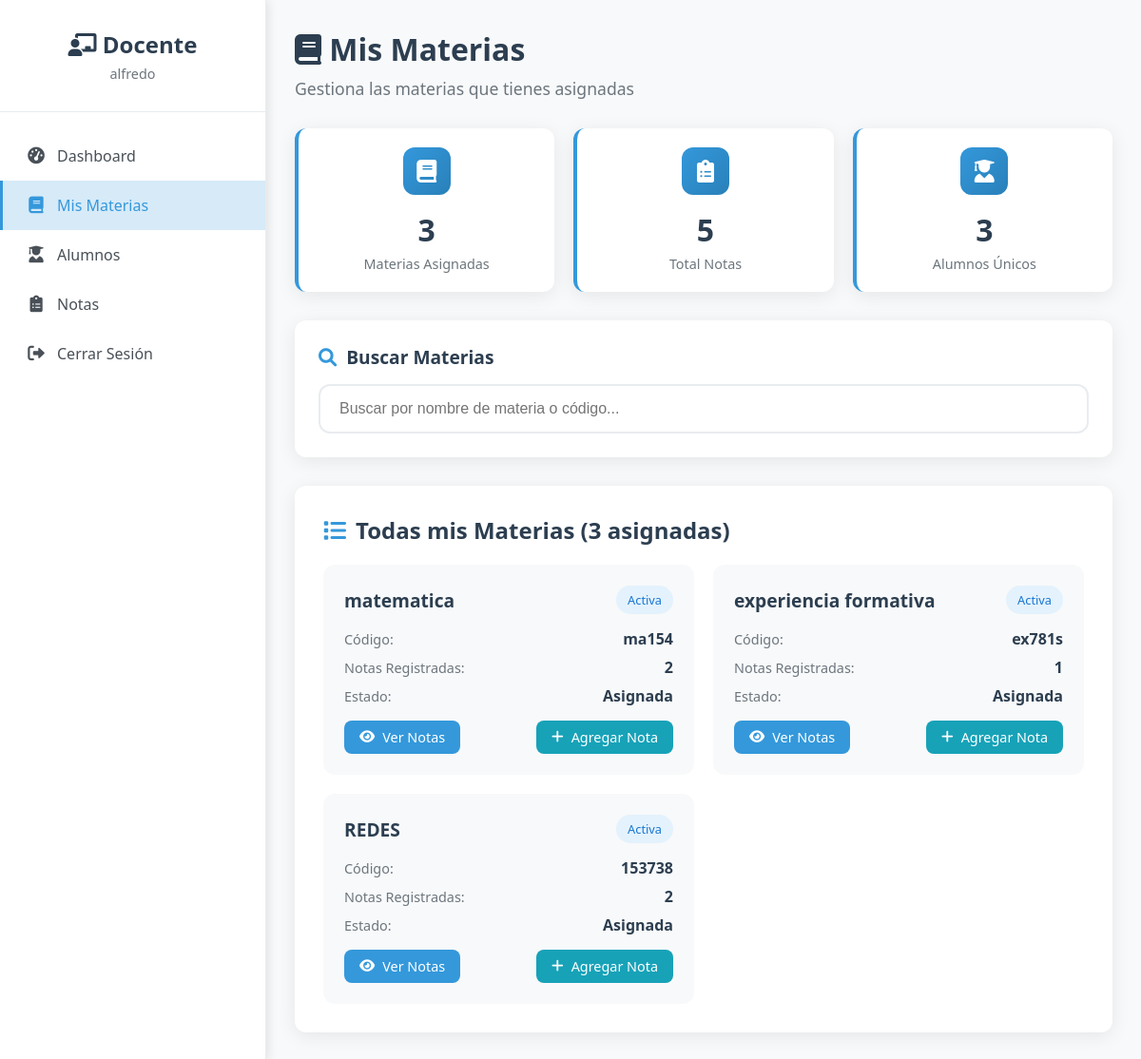
/docente/ver_materias (signed in), run on the app's committed database.
### app.py (models this page shows)
class Materia(db.Model):
    id = db.Column(db.Integer, primary_key=True)
    nombre = db.Column(db.String(100), nullable=False)
    codigo = db.Column(db.String(20), unique=True, nullable=False)
    docente_id = db.Column(db.Integer, db.ForeignKey('usuario.id'), nullable=False)
    docente = db.relationship('Usuario', backref=db.backref('materias', lazy=True))

### app.py (the view)
@app.route('/docente/ver_materias')
def docente_ver_materias():
    if not session.get('user_id') or session.get('tipo') != 'docente':
        return redirect(url_for('login'))
    docente_id = session['user_id']
    materias = Materia.query.filter_by(docente_id=docente_id).order_by(Materia.id.desc()).all()
    materias_con_notas = []
    total_notas = 0
    alumnos_unicos = set()
    for materia in materias:
        notas_count = Nota.query.filter_by(materia_id=materia.id).count()
        materias_con_notas.append((materia, notas_count))
        total_notas += notas_count
        notas_materia = Nota.query.filter_by(materia_id=materia.id).all()
        for nota in notas_materia:
            alumnos_unicos.add(nota.alumno_id)
    return render_template('docente/ver_materias_moderno.html',
                         materias=materias_con_notas,
                         total_notas=total_notas,
                         alumnos_unicos=len(alumnos_unicos))

### app.py (called while the page is built)
@app.context_processor
def inject_flash_cleanup():
    return dict()

### templates/docente/ver_materias_moderno.html (shortened to what this page needs)
<!DOCTYPE html>
<html lang="es">
<head>
    <link href="https://cdnjs.cloudflare.com/ajax/libs/font-awesome/6.0.0/css/all.min.css" rel="stylesheet">
</head>
<body>
    <div class="docente-dashboard">
        <div class="sidebar">
            <div class="sidebar-header">
                <h2><i class="fas fa-chalkboard-teacher"></i> Docente</h2>
                <p>{{ session.nombre if session.nombre else session.username }}</p>
            </div>
            <nav class="sidebar-nav">
                <a href="{{ url_for('docente_dashboard') }}" class="nav-item">
                    <i class="fas fa-tachometer-alt"></i> Dashboard
                </a>
                <a href="{{ url_for('docente_ver_materias') }}" class="nav-item active">
                    <i class="fas fa-book"></i> Mis Materias
                </a>
                <a href="{{ url_for('docente_ver_alumnos') }}" class="nav-item">
                    <i class="fas fa-user-graduate"></i> Alumnos
                </a>
                <a href="{{ url_for('docente_ver_notas') }}" class="nav-item">
                    <i class="fas fa-clipboard-list"></i> Notas
                </a>
                <a href="{{ url_for('logout') }}" class="nav-item">
                    <i class="fas fa-sign-out-alt"></i> Cerrar Sesión
                </a>
            </nav>
        </div>
        <div class="main-content">
            <div class="page-header">
                <h1><i class="fas fa-book"></i> Mis Materias</h1>
                <p>Gestiona las materias que tienes asignadas</p>
            </div>
            <div class="stats-cards">
                <div class="stat-card">
                    <div class="stat-card-icon">
                        <i class="fas fa-book"></i>
                    </div>
                    <div class="stat-card-number">{{ materias|length }}</div>
                    <div class="stat-card-label">Materias Asignadas</div>
                </div>
                <div class="stat-card">
                    <div class="stat-card-icon">
                        <i class="fas fa-clipboard-list"></i>
                    </div>
                    <div class="stat-card-number">{{ total_notas if total_notas else 0 }}</div>
                    <div class="stat-card-label">Total Notas</div>
                </div>
                <div class="stat-card">
                    <div class="stat-card-icon">
                        <i class="fas fa-user-graduate"></i>
                    </div>
                    <div class="stat-card-number">{{ alumnos_unicos if alumnos_unicos else 0 }}</div>
                    <div class="stat-card-label">Alumnos Únicos</div>
                </div>
            </div>
            <div class="search-section">
                <h3><i class="fas fa-search"></i> Buscar Materias</h3>
                <input type="text" id="searchMateria" class="search-input" placeholder="Buscar por nombre de materia o código...">
            </div>
            <div class="materias-section">
                <h2><i class="fas fa-list"></i> Todas mis Materias ({{ materias|length }} asignadas)</h2>
                {% if materias %}
                <div class="materias-grid" id="materiasGrid">
                    {% for materia, notas_count in materias %}
                    <div class="materia-card"
                         data-nombre="{{ materia.nombre|lower }}"
                         data-codigo="{{ materia.codigo|lower }}">
                        <div class="materia-card-header">
                            <div class="materia-card-title">{{ materia.nombre }}</div>
                            <span class="materia-card-badge">Activa</span>
                        </div>
                        <div class="materia-card-body">
                            <div class="materia-card-field">
                                <span class="materia-card-label">Código:</span>
                                <span class="materia-card-value">{{ materia.codigo }}</span>
                            </div>
                            <div class="materia-card-field">
                                <span class="materia-card-label">Notas Registradas:</span>
                                <span class="materia-card-value">{{ notas_count }}</span>
                            </div>
                            <div class="materia-card-field">
                                <span class="materia-card-label">Estado:</span>
                                <span class="materia-card-value">Asignada</span>
                            </div>
                        </div>
                        <div class="materia-card-footer">
                            <a href="{{ url_for('docente_ver_notas_materia', materia_id=materia.id) }}" class="btn btn-primary">
                                <i class="fas fa-eye"></i> Ver Notas
                            </a>
                            <a href="{{ url_for('agregar_nota') }}?materia_id={{ materia.id }}" class="btn btn-info">
                                <i class="fas fa-plus"></i> Agregar Nota
                            </a>
                        </div>
                    </div>
                    {% endfor %}
                </div>
                {% else %}
                <div class="empty-state">
                    <i class="fas fa-book-open"></i>
                    <h3>No tienes materias asignadas</h3>
                    <p>Contacta al administrador para que te asigne materias.</p>
                </div>
                {% endif %}
            </div>
        </div>
    </div>
</body>
</html>

### templates/docente/ver_materias_moderno.html (style rules this page uses)
* { margin: 0; padding: 0; box-sizing: border-box; }
body { font-family: 'Segoe UI', Tahoma, Geneva, Verdana, sans-serif; background-color: #f8f9fa; height: 100vh; overflow: hidden; }
.docente-dashboard { display: flex; height: 100vh; }
.sidebar { width: 280px; background: #ffffff; box-shadow: 2px 0 10px rgba(0,0,0,0.1); border-right: 1px solid #e9ecef; overflow-y: hidden; height: 100vh; }
.sidebar-header { padding: 30px 20px; background: #ffffff; border-bottom: 1px solid #e9ecef; text-align: center; }
.sidebar-header h2 { color: #2c3e50; font-size: 1.5rem; font-weight: 600; margin-bottom: 5px; }
.sidebar-header p { color: #6c757d; font-size: 0.9rem; margin: 0; }
.sidebar-nav { padding: 20px 0; overflow-y: auto; height: calc(100vh - 200px); }
.sidebar-nav { scrollbar-width: none; }
.nav-item { display: flex; align-items: center; padding: 15px 25px; color: #495057; text-decoration: none; transition: all 0.3s ease; border-left: 3px solid transparent; font-weight: 500; }
.nav-item.active { background: rgba(52, 152, 219, 0.2); color: #3498db; border-left-color: #3498db; }
.nav-item i { margin-right: 12px; width: 20px; text-align: center; font-size: 1.1rem; }
.main-content { flex: 1; padding: 30px; overflow-y: auto; max-height: 100vh; }
.page-header { margin-bottom: 30px; }
.page-header h1 { color: #2c3e50; font-size: 2rem; font-weight: 600; margin-bottom: 8px; }
.page-header p { color: #6c757d; font-size: 1.1rem; margin: 0; }
.stats-cards { display: grid; grid-template-columns: repeat(auto-fit, minmax(200px, 1fr)); gap: 20px; margin-bottom: 30px; }
.stat-card { background: #ffffff; border-radius: 12px; padding: 20px; box-shadow: 0 4px 20px rgba(0,0,0,0.08); border-left: 4px solid #3498db; text-align: center; }
.stat-card-icon { width: 50px; height: 50px; border-radius: 12px; background: linear-gradient(135deg, #3498db, #2980b9); display: flex; align-items: center; justify-content: center; margin: 0 auto 15px; font-size: 1.5rem; color: white; }
.stat-card-number { font-size: 2rem; font-weight: 700; color: #2c3e50; margin-bottom: 5px; }
.stat-card-label { color: #6c757d; font-size: 0.9rem; font-weight: 500; }
.search-section { background: #ffffff; border-radius: 12px; padding: 25px; box-shadow: 0 4px 20px rgba(0,0,0,0.08); margin-bottom: 30px; }
.search-section h3 { color: #2c3e50; font-size: 1.2rem; font-weight: 600; margin-bottom: 15px; display: flex; align-items: center; gap: 10px; }
.search-section h3 i { color: #3498db; }
.search-input { width: 100%; padding: 15px 20px; border: 2px solid #e9ecef; border-radius: 12px; font-size: 1rem; background: #ffffff; transition: all 0.3s ease; outline: none; }
.materias-section { background: #ffffff; border-radius: 12px; padding: 30px; box-shadow: 0 4px 20px rgba(0,0,0,0.08); }
.materias-section h2 { color: #2c3e50; font-size: 1.5rem; font-weight: 600; margin-bottom: 20px; display: flex; align-items: center; gap: 10px; }
.materias-section h2 i { color: #3498db; }
.materias-grid { display: grid; grid-template-columns: repeat(auto-fill, minmax(300px, 1fr)); gap: 20px; }
.materia-card { background: #f8f9fa; border-radius: 12px; padding: 20px; border: 2px solid transparent; transition: all 0.3s ease; cursor: pointer; }
.materia-card-header { display: flex; align-items: center; justify-content: space-between; margin-bottom: 15px; }
.materia-card-title { color: #2c3e50; font-size: 1.2rem; font-weight: 600; }
.materia-card-badge { background: #e3f2fd; color: #1976d2; padding: 6px 12px; border-radius: 20px; font-size: 0.8rem; font-weight: 500; }
.materia-card-body { margin-bottom: 15px; }
.materia-card-field { display: flex; justify-content: space-between; align-items: center; margin-bottom: 8px; }
.materia-card-label { color: #6c757d; font-size: 0.9rem; font-weight: 500; }
.materia-card-value { color: #2c3e50; font-weight: 600; }
.materia-card-footer { display: flex; justify-content: space-between; align-items: center; }
.btn { display: inline-flex; align-items: center; gap: 8px; padding: 8px 16px; border-radius: 8px; text-decoration: none; font-weight: 500; transition: all 0.3s ease; border: none; cursor: pointer; font-size: 0.9rem; }
.btn-primary { background: #3498db; color: white; }
.btn-info { background: #17a2b8; color: white; }

### data on the page
Materia: nombre "matematica", codigo "ma154", docente "2"
Materia: nombre "experiencia formativa", codigo "ex781s", notas_count "1"
Materia: nombre "REDES", codigo "153738", docente "2"

### other printed values
{{ session.nombre if session.nombre else session.username }} "alfredo"
{{ materias|length }} "3"
{{ total_notas if total_notas else 0 }} "5"
{{ alumnos_unicos if alumnos_unicos else 0 }} "3"
